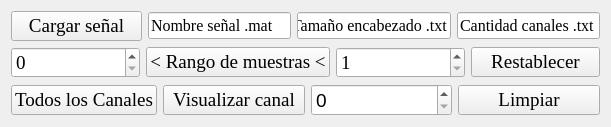
   <widget class="QWidget" name="verticalLayoutWidget_4">
    <property name="geometry">
     <rect>
      <x>20</x>
      <y>470</y>
      <width>611</width>
      <height>107</height>
     </rect>
    </property>
    <layout class="QVBoxLayout" name="verticalLayout_4">
     <item>
      <layout class="QHBoxLayout" name="horizontalLayout_9" stretch="23,25,27,25">
       <item>
        <widget class="QPushButton" name="botonCargar">
         <property name="font">
          <font>
           <family>Times New Roman</family>
           <pointsize>14</pointsize>
          </font>
         </property>
         <property name="text">
          <string>Cargar señal</string>
         </property>
        </widget>
       </item>
       <item>
        <widget class="QLineEdit" name="campoNombre">
         <property name="font">
          <font>
           <family>Times New Roman</family>
           <pointsize>12</pointsize>
          </font>
         </property>
         <property name="text">
          <string>Nombre señal .mat</string>
         </property>
        </widget>
       </item>
       <item>
        <widget class="QLineEdit" name="campoEncabezado">
         <property name="font">
          <font>
           <family>Times New Roman</family>
           <pointsize>12</pointsize>
          </font>
         </property>
         <property name="text">
          <string>Tamaño encabezado .txt</string>
         </property>
        </widget>
       </item>
       <item>
        <widget class="QLineEdit" name="campoCanales">
         <property name="font">
          <font>
           <family>Times New Roman</family>
           <pointsize>12</pointsize>
          </font>
         </property>
         <property name="text">
          <string>Cantidad canales .txt</string>
         </property>
        </widget>
       </item>
      </layout>
     </item>
     <item>
      <layout class="QHBoxLayout" name="horizontalLayout_10" stretch="25,25,25,25">
       <item>
        <widget class="QSpinBox" name="tiempoMin">
         <property name="font">
          <font>
           <family>Times New Roman</family>
           <pointsize>14</pointsize>
          </font>
         </property>
         <property name="maximum">
          <number>999999999</number>
         </property>
         <property name="singleStep">
          <number>2000</number>
         </property>
        </widget>
       </item>
       <item>
        <widget class="QPushButton" name="botonRango">
         <property name="font">
          <font>
           <family>Times New Roman</family>
           <pointsize>14</pointsize>
          </font>
         </property>
         <property name="text">
          <string>&lt; Rango de muestras &lt;</string>
         </property>
        </widget>
       </item>
       <item>
        <widget class="QSpinBox" name="tiempoMax">
         <property name="sizePolicy">
          <sizepolicy hsizetype="Expanding" vsizetype="Fixed">
           <horstretch>0</horstretch>
           <verstretch>0</verstretch>
          </sizepolicy>
         </property>
         <property name="font">
          <font>
           <family>Times New Roman</family>
           <pointsize>14</pointsize>
          </font>
         </property>
         <property name="minimum">
          <number>1</number>
         </property>
         <property name="maximum">
          <number>999999999</number>
         </property>
         <property name="singleStep">
          <number>2000</number>
         </property>
        </widget>
       </item>
       <item>
        <widget class="QPushButton" name="botonRestablecer">
         <property name="font">
          <font>
           <family>Times New Roman</family>
           <pointsize>14</pointsize>
          </font>
         </property>
         <property name="text">
          <string>Restablecer</string>
         </property>
        </widget>
       </item>
      </layout>
     </item>
     <item>
      <layout class="QHBoxLayout" name="horizontalLayout_11" stretch="25,25,25,25">
       <item>
        <widget class="QPushButton" name="botonCanales">
         <property name="font">
          <font>
           <family>Times New Roman</family>
           <pointsize>14</pointsize>
          </font>
         </property>
         <property name="text">
          <string>Todos los Canales</string>
         </property>
        </widget>
       </item>
       <item>
        <widget class="QPushButton" name="botonCanal">
         <property name="font">
          <font>
           <family>Times New Roman</family>
           <pointsize>14</pointsize>
          </font>
         </property>
         <property name="text">
          <string>Visualizar canal</string>
         </property>
        </widget>
       </item>
       <item>
        <widget class="QSpinBox" name="seleccionarCanal">
         <property name="font">
          <font>
           <pointsize>14</pointsize>
          </font>
         </property>
         <property name="minimum">
          <number>0</number>
         </property>
         <property name="maximum">
          <number>8</number>
         </property>
        </widget>
       </item>
       <item>
        <widget class="QPushButton" name="botonLimpiar">
         <property name="font">
          <font>
           <family>Times New Roman</family>
           <pointsize>14</pointsize>
          </font>
         </property>
         <property name="autoFillBackground">
          <bool>false</bool>
         </property>
         <property name="text">
          <string>Limpiar</string>
         </property>
        </widget>
       </item>
      </layout>
     </item>
    </layout>
   </widget>
